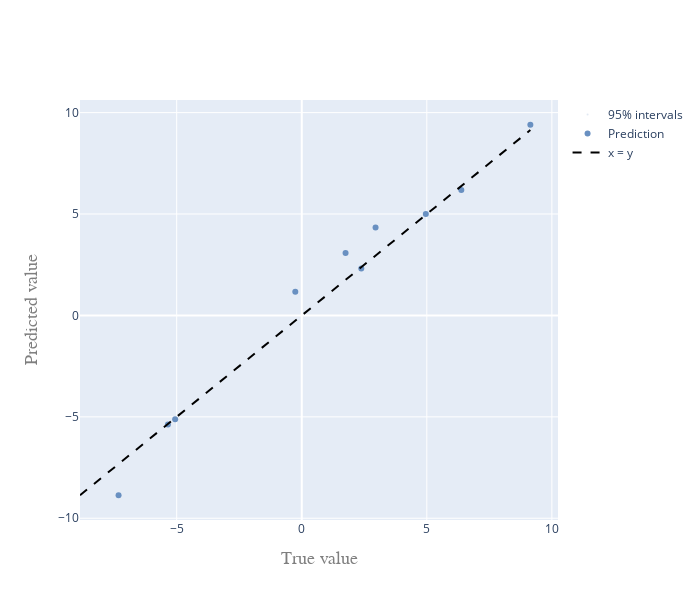

This figure's notebook cell:
### Code cell
# Predict
mean, var, perc, mode, samples, sampling_time = model.calc_posterior_constrained(x_test, num_samples = 1000, save_samples = 5)
mean = np.array(mean).flatten()
lower = perc[0]
upper = perc[2]
var = np.array(var).flatten()

# Plot
fig = pred_vs_error_perc(mean, lower, upper, y_test, 95)
pltlyoff.iplot(fig, filename='')

### Figure 1 — Plotly figure (JSON) as saved in the notebook; plotly's stock layout.template omitted (floating-point values rounded to 4 significant figures)
{"data": [{"error_y": {"array": [[1.157, 1.032, 1.9, 0.436, 0.5517, 0.5023, 0.5137, 0.6461, 0.7666, 0.7358]], "color": "rgb(105, 144, 193)", "type": "data", "visible": true}, "marker": {"color": "rgb(105, 144, 193)", "opacity": 0, "size": 0}, "mode": "markers", "name": "95% intervals", "type": "scatter", "x": [-5.351, -5.062, -7.325, 2.38, -0.2585, 4.96, 6.38, 1.751, 2.95, 9.14], "y": [[-5.39, -5.124, -8.858, 2.306, 1.152, 4.993, 6.171, 3.077, 4.35, 9.367]]}, {"marker": {"color": "rgb(105, 144, 193)", "size": 6}, "mode": "markers", "name": "Prediction", "type": "scatter", "x": [-5.351, -5.062, -7.325, 2.38, -0.2585, 4.96, 6.38, 1.751, 2.95, 9.14], "y": [-5.383, -5.115, -8.866, 2.319, 1.172, 5.005, 6.18, 3.082, 4.34, 9.402]}, {"line": {"color": "rgb(0, 0, 0)", "dash": "dash"}, "mode": "lines", "name": "x = y", "type": "scatter", "x": [-8.866, 9.14], "y": [-8.866, 9.14]}], "layout": {"autosize": false, "height": 600, "showlegend": true, "title": {"text": ""}, "width": 700, "xaxis": {"title": {"font": {"color": "#7f7f7f", "family": "Courier New, monospace", "size": 18}, "text": "True value"}}, "yaxis": {"title": {"font": {"color": "#7f7f7f", "family": "Courier New, monospace", "size": 18}, "text": "Predicted value"}}}}
